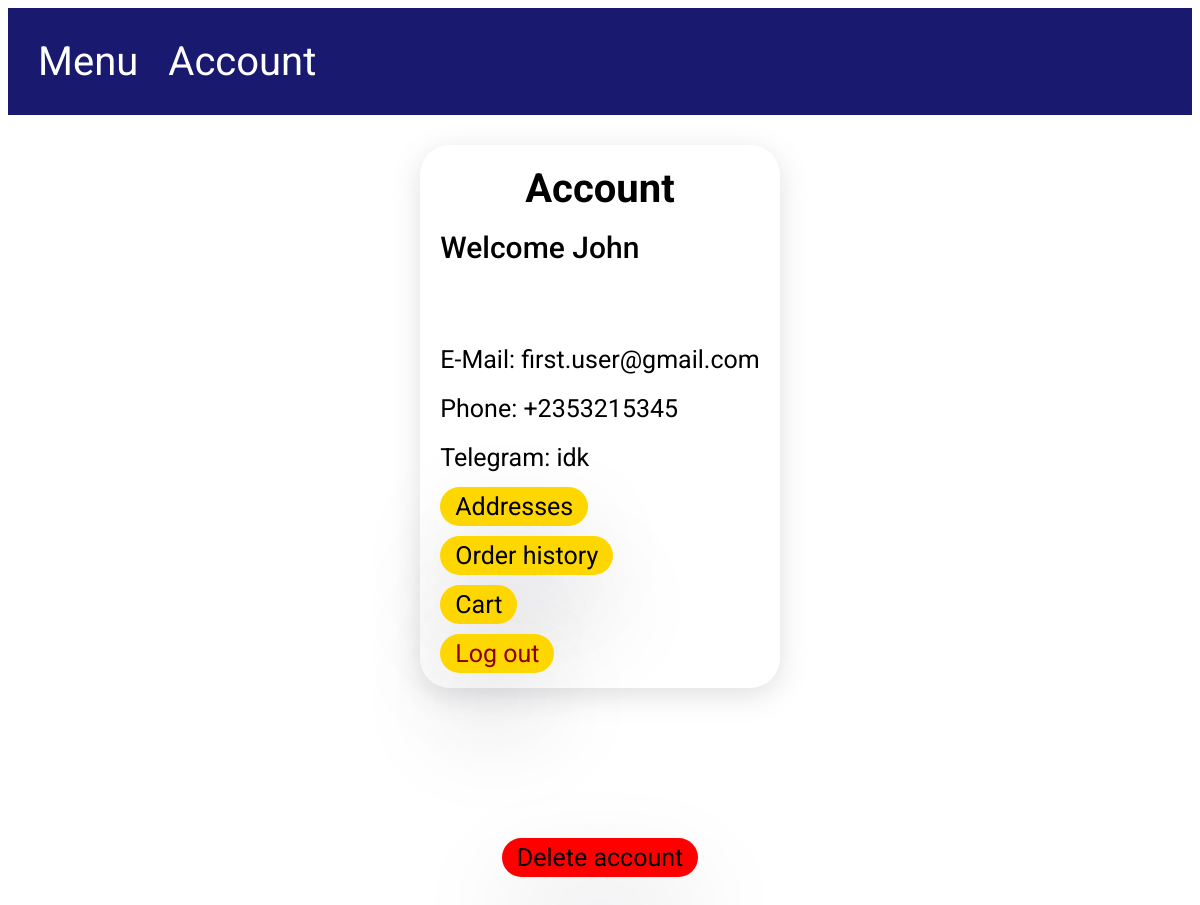
/user (signed in), run on the app's committed database.
### models.py (models this page shows, shortened)
class User(Base):
    __tablename__ = "user"
    id = Column(Integer, primary_key=True, autoincrement=True, unique=True)
    name = Column(String(50), nullable=False)
    phone = Column(Integer, unique=True, nullable=False)
    email = Column(String(120), unique=True, nullable=False)
    password = Column(String(120), nullable=False)
    telegram = Column(String(120), unique=True)
    user_type = Column(Integer, ForeignKey("user_type.id"), nullable=False)
    is_verified = Column(Boolean, default=False)
    address = relationship("Address", back_populates="user")
    user_order = relationship("UserOrder", back_populates="user")
    user_type_rel = relationship("UserType", back_populates="user")

### app.py (the view)
@app.route('/user', methods=['GET', 'PUT', 'DELETE'])  # TODO PUT, DELETE
def user():  # Alchemy
    if session.get("user_id") is None:
        return app.redirect("/user/sign_in")
    database.init_db()
    user_info = database.db_session.query(User).where(User.id == session.get("user_id")).one()
    return render_template("user_page.html", user=user_info)

### database.py (called while the page is built)
def init_db():
    import models
    Base.metadata.create_all(bind=engine)

### templates/user_page.html
{% extends 'base.html' %}
{% block content %}
    <div class="container user_page">
        <div class="content-holder">
            <h1 class="title">Account</h1>
            <p class="welcome">Welcome {{ user.name }}</p>
            <ul class="user_page_list">
                <li>
                    <label>E-Mail: {{ user.email }} </label>
                </li>
                <li>
                    <label>Phone: +{{ user.phone }} </label>
                </li>
                <li>
                    <label>Telegram:  {{ user.telegram }} </label>
                </li>
                <li>
                    <a href="/user/address"> Addresses</a>
                </li>
                <li>
                    <a href="/user/orders"> Order history</a>
                </li>
                <li>
                    <a href="/cart"> Cart</a>
                </li>
                <li>
                    <a style="color: darkred" href="/user/logout"> Log out</a>
                </li>
            </ul>
        </div>
        <a class="delete__button" href="/user/delete">Delete account</a>
    </div>
{% endblock %}

### static/css/style.css (style rules this page uses)
body { font-family: 'Roboto', sans-serif; }
.container { padding: 30px 50px 30px 50px; }
.content-holder { display: flex; flex-direction: column; border-radius: 30px; padding: 20px; box-shadow: rgba(100, 100, 111, 0.2) 0px 7px 29px 0px; }
.user_page { display: flex; flex-direction: column; align-items: center; }
.title { font-weight: 700; font-size: 40px; margin: 0; align-self: center; }
.welcome { font-weight: 500; font-size: 30px; margin-bottom: 80px; margin-top: 18px; }
.user_page_list { display: flex; flex-direction: column; font-size: 25px; font-weight: 400; list-style: None; padding: 0; margin: 0; gap: 20px; }
.user_page_list a { color: black; background-color: gold; padding: 5px 15px 5px 15px; text-decoration: none; border-radius: 45px; box-shadow: rgba(17, 12, 46, 0.15) 0px 48px 100px 0px; }
.delete__button { font-size: 25px; font-weight: 400; color: black; padding: 5px 15px 5px 15px; text-decoration: none; background-color: red; margin-top: 150px; width: fit-content; align-self: center; border-radius: 45px; box-shadow: rgba(17, 12, 46, 0.15) 0px 48px 100px 0px; }

### data on the page
User: name "John", email "first.user@gmail.com", phone "2353215345", telegram "idk"
